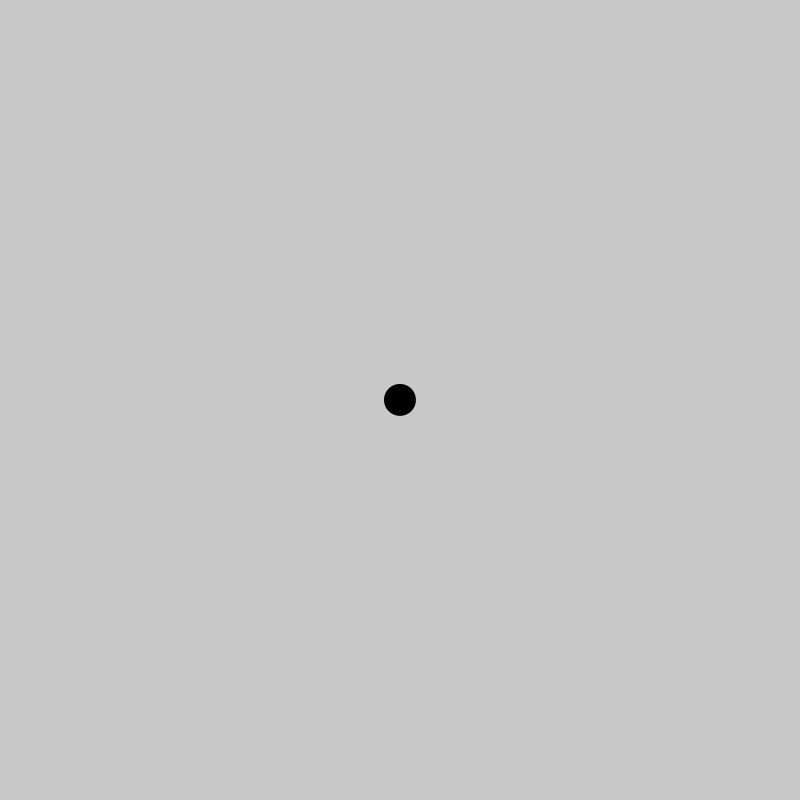
Frame 1 (no input)
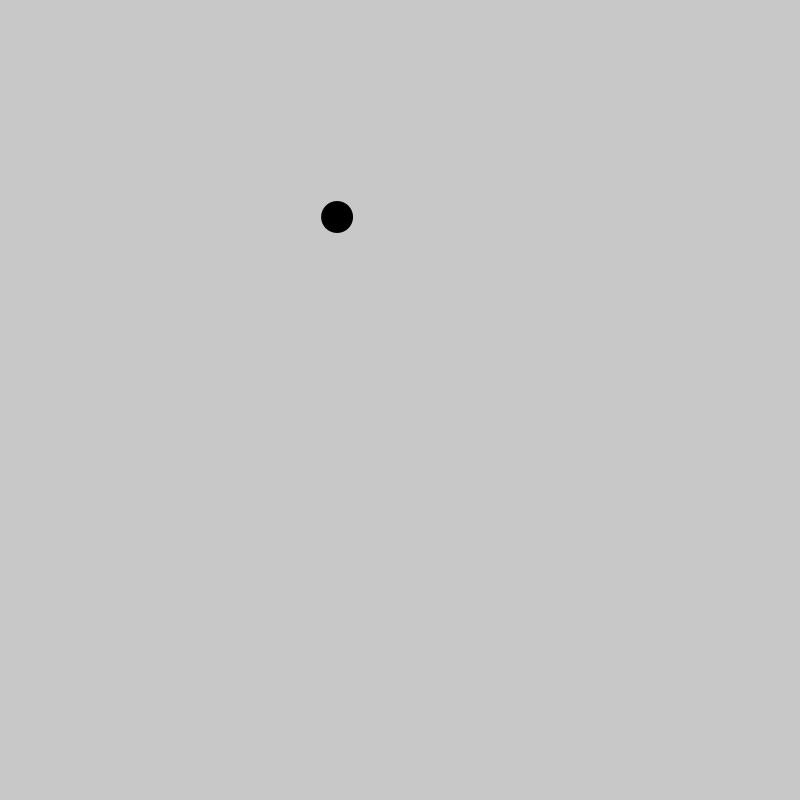
Frame 60 (the mouse pressed at the canvas centre just before this capture)
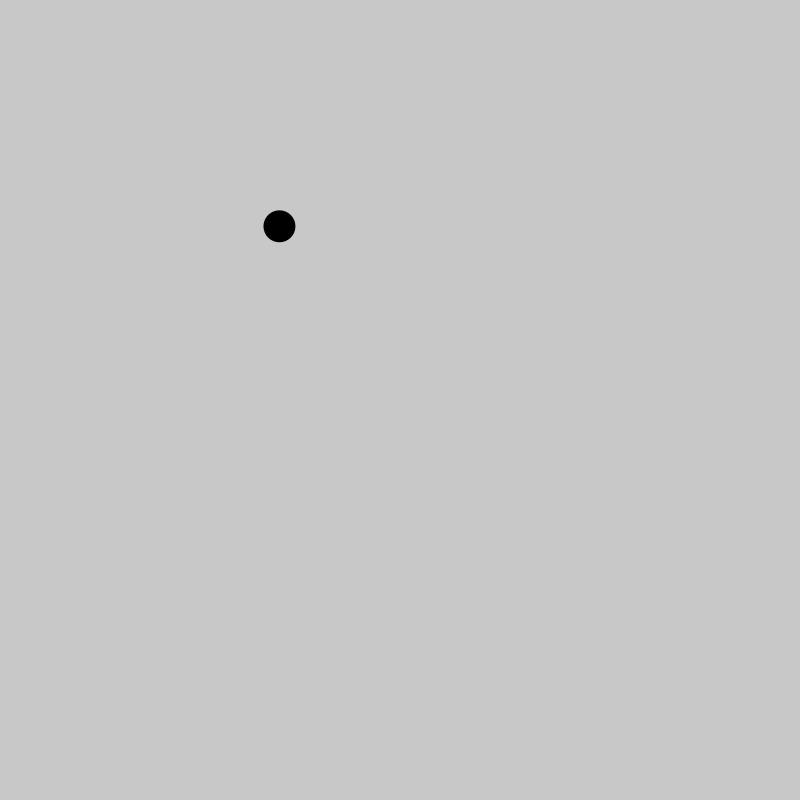
Frame 120 (the mouse held since frame 60 and released just before this capture)

The Processing sketch that drew these frames (run headless with seeded random() and noise(); from frame 60 on, the mouse is pressed at the canvas centre):

// Processing sketch: exercise_02_01
// ── exercise_02_01.pde
Mover m;
float t;

void setup() {
  size(800,800);
  m = new Mover();
  t = 1000;
}

void draw() {
  
  float perlin = map(noise(t), 0, 1, -0.1, 0.1);
  background(200);
  PVector wind = new PVector(perlin, 0);
  m.applyForce(wind);
  PVector gravity = new PVector(0,-0.1);
  m.applyForce(gravity);
  
  m.update();
  m.edges();
  m.display();
  
  t += 0.01;
  
}

// ── Mover.pde
class Mover {
  
  PVector location;
  PVector velocity;
  PVector acceleration;
  
  Mover() {
    
    location = new PVector(width/2, height/2);
    velocity = new PVector(0,0);
    acceleration = new PVector(0,0);
    
  }
  
  void update() {
    
    velocity.add(acceleration);
    location.add(velocity);
    acceleration.mult(0);
    
  }
  
  void display() {
    
    noStroke();
    fill(0);
    ellipse(location.x,location.y,32,32);
    
  }
  
  void applyForce(PVector force) {
    acceleration.add(force);
  }
  
  void edges() {
    if (location.x > width) {
      location.x = width;
      velocity.x *= -1;
    } else if (location.x < 0) {
      velocity.x *= -1;
      location.x = 0;
    }
    
    if (location.y > 800) {
      velocity.y *= -1;
      location.y = height;
    } else if (location.y < 0) {
      velocity.y *= -1;
      location.y = 0;
    }
  }
  
}
